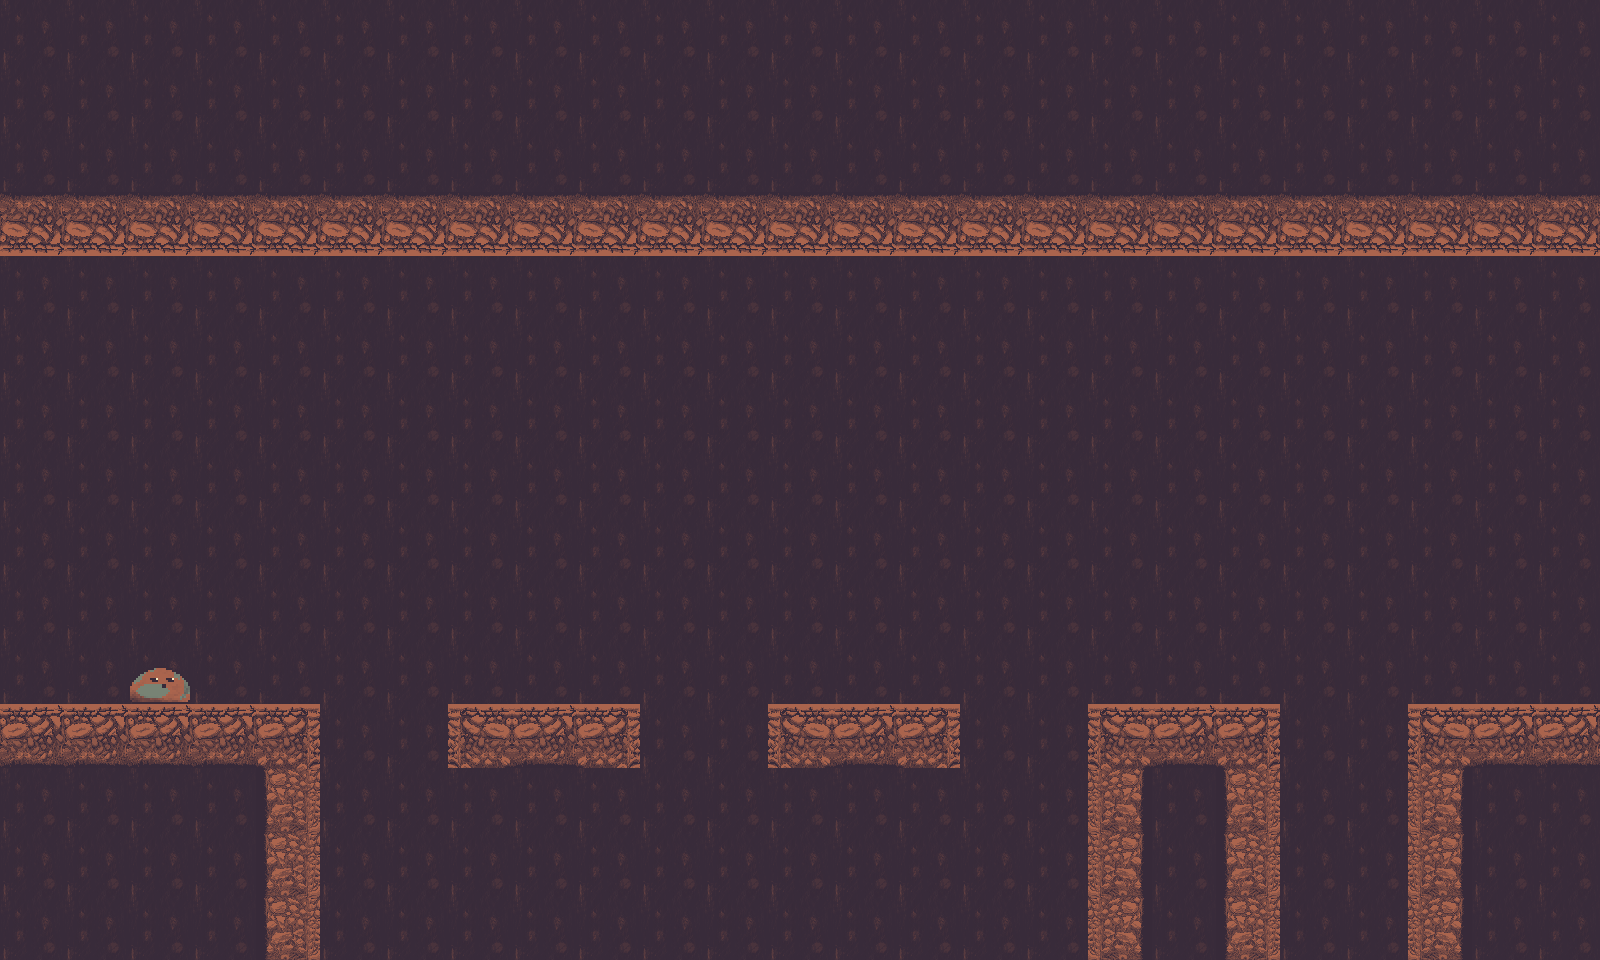

Tiled map render using the project's own tile images. Description and the whole map definition, tile-layer contents included, below:
An orthogonal 25x15 tile map with 64x64 px tiles, 3 tile layers (Background, Map, Player), 4 tilesets.

<map version="1.10" tiledversion="1.10.2" orientation="orthogonal" renderorder="right-down" width="25" height="15" tilewidth="64" tileheight="64" infinite="0" nextlayerid="4" nextobjectid="1">
 <properties>
  <property name="Minimum Spread Delay" value="" />
  <property name="Spread Rate" value="" />
 </properties>
 <tileset firstgid="1" name="Player" tilewidth="64" tileheight="64" tilecount="1" columns="0">
  <grid orientation="orthogonal" width="1" height="1" />
  <tile id="0">
   <image width="64" height="64" source="../../player/idle/idle01.png" />
  </tile>
 </tileset>
 <tileset firstgid="2" name="Dark Matter" class="source" tilewidth="64" tileheight="64" tilecount="4" columns="0">
  <grid orientation="orthogonal" width="1" height="1" />
  <tile id="0" type="source">
   <image width="64" height="64" source="../../blocks/dark_matter_source/dark_matter_source1.png" />
  </tile>
  <tile id="1" type="source">
   <image width="64" height="64" source="../../blocks/dark_matter_source/dark_matter_source2.png" />
  </tile>
  <tile id="2" type="source">
   <image width="64" height="64" source="../../blocks/dark_matter_source/dark_matter_source3.png" />
  </tile>
  <tile id="3" type="source">
   <image width="64" height="64" source="../../blocks/dark_matter_source/dark_matter_source4.png" />
  </tile>
 </tileset>
 <tileset firstgid="6" name="Blocks" class="solid" tilewidth="192" tileheight="192" tilecount="13" columns="0">
  <grid orientation="orthogonal" width="1" height="1" />
  <tile id="0">
   <image width="192" height="192" source="../../blocks/permanent_blocks/combined_tiles.png" />
  </tile>
  <tile id="1" type="solid">
   <image width="64" height="64" source="../../blocks/permanent_blocks/connector_tile_bottomleft.png" />
  </tile>
  <tile id="2" type="solid">
   <image width="64" height="64" source="../../blocks/permanent_blocks/connector_tile_bottomright.png" />
  </tile>
  <tile id="3" type="solid">
   <image width="64" height="64" source="../../blocks/permanent_blocks/connector_tile_upleft.png" />
  </tile>
  <tile id="4" type="solid">
   <image width="64" height="64" source="../../blocks/permanent_blocks/connector_tile_upright.png" />
  </tile>
  <tile id="5" type="solid">
   <image width="64" height="64" source="../../blocks/permanent_blocks/tiles_bottomleft.png" />
  </tile>
  <tile id="6" type="solid">
   <image width="64" height="64" source="../../blocks/permanent_blocks/tiles_bottomright.png" />
  </tile>
  <tile id="7" type="solid">
   <image width="64" height="64" source="../../blocks/permanent_blocks/tiles_inverted.png" />
  </tile>
  <tile id="8" type="solid">
   <image width="64" height="64" source="../../blocks/permanent_blocks/tiles_topleft.png" />
  </tile>
  <tile id="9" type="solid">
   <image width="64" height="64" source="../../blocks/permanent_blocks/tiles_topright.png" />
  </tile>
  <tile id="10" type="solid">
   <image width="64" height="64" source="../../blocks/permanent_blocks/tiles_vertical_left.png" />
  </tile>
  <tile id="11" type="solid">
   <image width="64" height="64" source="../../blocks/permanent_blocks/tiles_vertical_right.png" />
  </tile>
  <tile id="12" type="solid">
   <image width="64" height="64" source="../../blocks/permanent_blocks/tiles.png" />
  </tile>
 </tileset>
 <tileset firstgid="19" name="Background" tilewidth="64" tileheight="64" tilecount="4" columns="0">
  <grid orientation="orthogonal" width="1" height="1" />
  <tile id="0">
   <image width="64" height="64" source="../../blocks/permanent_blocks/bg.png" />
  </tile>
  <tile id="1">
   <image width="64" height="64" source="../../blocks/cave_wall/cave_wall.png" />
  </tile>
  <tile id="2">
   <image width="64" height="64" source="../../blocks/air_blocks/air_block_alt.png" />
  </tile>
  <tile id="3">
   <image width="64" height="64" source="../../blocks/air_blocks/air_block.png" />
  </tile>
 </tileset>
 <layer id="2" name="Background" width="25" height="15" locked="1">
  <data encoding="csv">
20,20,20,20,20,20,20,20,20,20,20,20,20,20,20,20,20,20,20,20,20,20,20,20,20,
20,20,20,20,20,20,20,20,20,20,20,20,20,20,20,20,20,20,20,20,20,20,20,20,20,
20,20,20,20,20,20,20,20,20,20,20,20,20,20,20,20,20,20,20,20,20,20,20,20,20,
20,20,20,20,20,20,20,20,20,20,20,20,20,20,20,20,20,20,20,20,20,20,20,20,20,
20,20,20,20,20,20,20,20,20,20,20,20,20,20,20,20,20,20,20,20,20,20,20,20,20,
20,20,20,20,20,20,20,20,20,20,20,20,20,20,20,20,20,20,20,20,20,20,20,20,20,
20,20,20,20,20,20,20,20,20,20,20,20,20,20,20,20,20,20,20,20,20,20,20,20,20,
20,20,20,20,20,20,20,20,20,20,20,20,20,20,20,20,20,20,20,20,20,20,20,20,20,
20,20,20,20,20,20,20,20,20,20,20,20,20,20,20,20,20,20,20,20,20,20,20,20,20,
20,20,20,20,20,20,20,20,20,20,20,20,20,20,20,20,20,20,20,20,20,20,20,20,20,
20,20,20,20,20,20,20,20,20,20,20,20,20,20,20,20,20,20,20,20,20,20,20,20,20,
20,20,20,20,20,20,20,20,20,20,20,20,20,20,20,20,20,20,20,20,20,20,20,20,20,
20,20,20,20,20,20,20,20,20,20,20,20,20,20,20,20,20,20,20,20,20,20,20,20,20,
20,20,20,20,20,20,20,20,20,20,20,20,20,20,20,20,20,20,20,20,20,20,20,20,20,
20,20,20,20,20,20,20,20,20,20,20,20,20,20,20,20,20,20,20,20,20,20,20,20,20
</data>
 </layer>
 <layer id="3" name="Map" width="25" height="15">
  <data encoding="csv">
0,0,0,0,0,0,0,0,0,0,0,0,0,0,0,0,0,0,0,0,0,0,0,0,0,
0,0,0,0,0,0,0,0,0,0,0,0,0,0,0,0,0,0,0,0,0,0,0,0,0,
0,0,0,0,0,0,0,0,0,0,0,0,0,0,0,0,0,0,0,0,0,0,0,0,0,
13,13,13,13,13,13,13,13,13,13,13,13,13,13,13,13,13,13,13,13,13,13,13,13,13,
0,0,0,0,0,0,0,0,0,0,0,0,0,0,0,0,0,0,0,0,0,0,0,0,0,
0,0,0,0,0,0,0,0,0,0,0,0,0,0,0,0,0,0,0,0,0,0,0,0,0,
0,0,0,0,0,0,0,0,0,0,0,0,0,0,0,0,0,0,0,0,0,0,0,0,0,
0,0,0,0,0,0,0,0,0,0,0,0,0,0,0,0,0,0,0,0,0,0,0,0,0,
0,0,0,0,0,0,0,0,0,0,0,0,0,0,0,0,0,0,0,0,0,0,0,0,0,
0,0,0,0,0,0,0,0,0,0,0,0,0,0,0,0,0,0,0,0,0,0,0,0,0,
0,0,0,0,0,0,0,0,0,0,0,0,0,0,0,0,0,0,0,0,0,0,0,0,0,
18,18,18,18,15,0,0,14,18,15,0,0,14,18,15,0,0,14,18,15,0,0,14,18,18,
0,0,0,0,17,0,0,0,0,0,0,0,0,0,0,0,0,16,0,17,0,0,16,0,0,
0,0,0,0,17,0,0,0,0,0,0,0,0,0,0,0,0,16,0,17,0,0,16,0,0,
0,0,0,0,17,0,0,0,0,0,0,0,0,0,0,0,0,16,0,17,0,0,16,0,0
</data>
 </layer>
 <layer id="1" name="Player" width="25" height="15" locked="1">
  <data encoding="csv">
0,0,0,0,0,0,0,0,0,0,0,0,0,0,0,0,0,0,0,0,0,0,0,0,0,
0,0,0,0,0,0,0,0,0,0,0,0,0,0,0,0,0,0,0,0,0,0,0,0,0,
0,0,0,0,0,0,0,0,0,0,0,0,0,0,0,0,0,0,0,0,0,0,0,0,0,
0,0,0,0,0,0,0,0,0,0,0,0,0,0,0,0,0,0,0,0,0,0,0,0,0,
0,0,0,0,0,0,0,0,0,0,0,0,0,0,0,0,0,0,0,0,0,0,0,0,0,
0,0,0,0,0,0,0,0,0,0,0,0,0,0,0,0,0,0,0,0,0,0,0,0,0,
0,0,0,0,0,0,0,0,0,0,0,0,0,0,0,0,0,0,0,0,0,0,0,0,0,
0,0,0,0,0,0,0,0,0,0,0,0,0,0,0,0,0,0,0,0,0,0,0,0,0,
0,0,0,0,0,0,0,0,0,0,0,0,0,0,0,0,0,0,0,0,0,0,0,0,0,
0,0,0,0,0,0,0,0,0,0,0,0,0,0,0,0,0,0,0,0,0,0,0,0,0,
0,0,1,0,0,0,0,0,0,0,0,0,0,0,0,0,0,0,0,0,0,0,0,0,0,
0,0,0,0,0,0,0,0,0,0,0,0,0,0,0,0,0,0,0,0,0,0,0,0,0,
0,0,0,0,0,0,0,0,0,0,0,0,0,0,0,0,0,0,0,0,0,0,0,0,0,
0,0,0,0,0,0,0,0,0,0,0,0,0,0,0,0,0,0,0,0,0,0,0,0,0,
0,0,0,0,0,0,0,0,0,0,0,0,0,0,0,0,0,0,0,0,0,0,0,0,0
</data>
 </layer>
</map>
